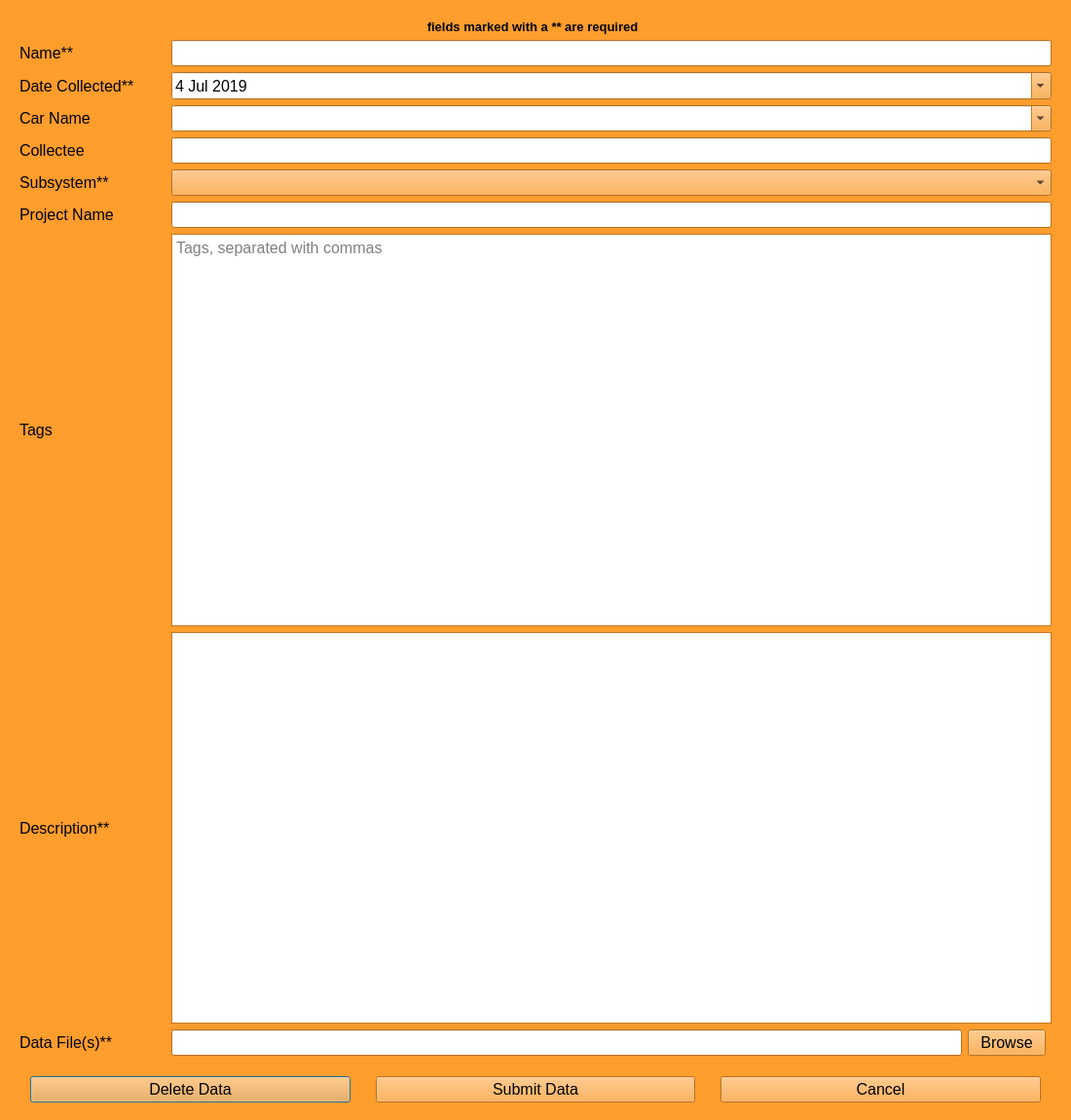
<?xml version="1.0" encoding="UTF-8"?>
<ui version="4.0">
 <class>EditWindow</class>
 <widget class="QDialog" name="EditWindow">
  <property name="geometry">
   <rect>
    <x>0</x>
    <y>0</y>
    <width>1100</width>
    <height>1150</height>
   </rect>
  </property>
  <property name="sizePolicy">
   <sizepolicy hsizetype="Preferred" vsizetype="Preferred">
    <horstretch>0</horstretch>
    <verstretch>0</verstretch>
   </sizepolicy>
  </property>
  <property name="minimumSize">
   <size>
    <width>750</width>
    <height>0</height>
   </size>
  </property>
  <property name="palette">
   <palette>
    <active>
     <colorrole role="WindowText">
      <brush brushstyle="SolidPattern">
       <color alpha="255">
        <red>0</red>
        <green>0</green>
        <blue>0</blue>
       </color>
      </brush>
     </colorrole>
     <colorrole role="Button">
      <brush brushstyle="SolidPattern">
       <color alpha="255">
        <red>255</red>
        <green>157</green>
        <blue>45</blue>
       </color>
      </brush>
     </colorrole>
     <colorrole role="Light">
      <brush brushstyle="SolidPattern">
       <color alpha="255">
        <red>255</red>
        <green>217</green>
        <blue>173</blue>
       </color>
      </brush>
     </colorrole>
     <colorrole role="Midlight">
      <brush brushstyle="SolidPattern">
       <color alpha="255">
        <red>255</red>
        <green>187</green>
        <blue>109</blue>
       </color>
      </brush>
     </colorrole>
     <colorrole role="Dark">
      <brush brushstyle="SolidPattern">
       <color alpha="255">
        <red>127</red>
        <green>78</green>
        <blue>22</blue>
       </color>
      </brush>
     </colorrole>
     <colorrole role="Mid">
      <brush brushstyle="SolidPattern">
       <color alpha="255">
        <red>170</red>
        <green>105</green>
        <blue>30</blue>
       </color>
      </brush>
     </colorrole>
     <colorrole role="Text">
      <brush brushstyle="SolidPattern">
       <color alpha="255">
        <red>0</red>
        <green>0</green>
        <blue>0</blue>
       </color>
      </brush>
     </colorrole>
     <colorrole role="BrightText">
      <brush brushstyle="SolidPattern">
       <color alpha="255">
        <red>255</red>
        <green>255</green>
        <blue>255</blue>
       </color>
      </brush>
     </colorrole>
     <colorrole role="ButtonText">
      <brush brushstyle="SolidPattern">
       <color alpha="255">
        <red>0</red>
        <green>0</green>
        <blue>0</blue>
       </color>
      </brush>
     </colorrole>
     <colorrole role="Base">
      <brush brushstyle="SolidPattern">
       <color alpha="255">
        <red>255</red>
        <green>255</green>
        <blue>255</blue>
       </color>
      </brush>
     </colorrole>
     <colorrole role="Window">
      <brush brushstyle="SolidPattern">
       <color alpha="255">
        <red>255</red>
        <green>157</green>
        <blue>45</blue>
       </color>
      </brush>
     </colorrole>
     <colorrole role="Shadow">
      <brush brushstyle="SolidPattern">
       <color alpha="255">
        <red>0</red>
        <green>0</green>
        <blue>0</blue>
       </color>
      </brush>
     </colorrole>
     <colorrole role="AlternateBase">
      <brush brushstyle="SolidPattern">
       <color alpha="255">
        <red>255</red>
        <green>206</green>
        <blue>150</blue>
       </color>
      </brush>
     </colorrole>
     <colorrole role="ToolTipBase">
      <brush brushstyle="SolidPattern">
       <color alpha="255">
        <red>255</red>
        <green>255</green>
        <blue>220</blue>
       </color>
      </brush>
     </colorrole>
     <colorrole role="ToolTipText">
      <brush brushstyle="SolidPattern">
       <color alpha="255">
        <red>0</red>
        <green>0</green>
        <blue>0</blue>
       </color>
      </brush>
     </colorrole>
    </active>
    <inactive>
     <colorrole role="WindowText">
      <brush brushstyle="SolidPattern">
       <color alpha="255">
        <red>0</red>
        <green>0</green>
        <blue>0</blue>
       </color>
      </brush>
     </colorrole>
     <colorrole role="Button">
      <brush brushstyle="SolidPattern">
       <color alpha="255">
        <red>255</red>
        <green>157</green>
        <blue>45</blue>
       </color>
      </brush>
     </colorrole>
     <colorrole role="Light">
      <brush brushstyle="SolidPattern">
       <color alpha="255">
        <red>255</red>
        <green>217</green>
        <blue>173</blue>
       </color>
      </brush>
     </colorrole>
     <colorrole role="Midlight">
      <brush brushstyle="SolidPattern">
       <color alpha="255">
        <red>255</red>
        <green>187</green>
        <blue>109</blue>
       </color>
      </brush>
     </colorrole>
     <colorrole role="Dark">
      <brush brushstyle="SolidPattern">
       <color alpha="255">
        <red>127</red>
        <green>78</green>
        <blue>22</blue>
       </color>
      </brush>
     </colorrole>
     <colorrole role="Mid">
      <brush brushstyle="SolidPattern">
       <color alpha="255">
        <red>170</red>
        <green>105</green>
        <blue>30</blue>
       </color>
      </brush>
     </colorrole>
     <colorrole role="Text">
      <brush brushstyle="SolidPattern">
       <color alpha="255">
        <red>0</red>
        <green>0</green>
        <blue>0</blue>
       </color>
      </brush>
     </colorrole>
     <colorrole role="BrightText">
      <brush brushstyle="SolidPattern">
       <color alpha="255">
        <red>255</red>
        <green>255</green>
        <blue>255</blue>
       </color>
      </brush>
     </colorrole>
     <colorrole role="ButtonText">
      <brush brushstyle="SolidPattern">
       <color alpha="255">
        <red>0</red>
        <green>0</green>
        <blue>0</blue>
       </color>
      </brush>
     </colorrole>
     <colorrole role="Base">
      <brush brushstyle="SolidPattern">
       <color alpha="255">
        <red>255</red>
        <green>255</green>
        <blue>255</blue>
       </color>
      </brush>
     </colorrole>
     <colorrole role="Window">
      <brush brushstyle="SolidPattern">
       <color alpha="255">
        <red>255</red>
        <green>157</green>
        <blue>45</blue>
       </color>
      </brush>
     </colorrole>
     <colorrole role="Shadow">
      <brush brushstyle="SolidPattern">
       <color alpha="255">
        <red>0</red>
        <green>0</green>
        <blue>0</blue>
       </color>
      </brush>
     </colorrole>
     <colorrole role="AlternateBase">
      <brush brushstyle="SolidPattern">
       <color alpha="255">
        <red>255</red>
        <green>206</green>
        <blue>150</blue>
       </color>
      </brush>
     </colorrole>
     <colorrole role="ToolTipBase">
      <brush brushstyle="SolidPattern">
       <color alpha="255">
        <red>255</red>
        <green>255</green>
        <blue>220</blue>
       </color>
      </brush>
     </colorrole>
     <colorrole role="ToolTipText">
      <brush brushstyle="SolidPattern">
       <color alpha="255">
        <red>0</red>
        <green>0</green>
        <blue>0</blue>
       </color>
      </brush>
     </colorrole>
    </inactive>
    <disabled>
     <colorrole role="WindowText">
      <brush brushstyle="SolidPattern">
       <color alpha="255">
        <red>127</red>
        <green>78</green>
        <blue>22</blue>
       </color>
      </brush>
     </colorrole>
     <colorrole role="Button">
      <brush brushstyle="SolidPattern">
       <color alpha="255">
        <red>255</red>
        <green>157</green>
        <blue>45</blue>
       </color>
      </brush>
     </colorrole>
     <colorrole role="Light">
      <brush brushstyle="SolidPattern">
       <color alpha="255">
        <red>255</red>
        <green>217</green>
        <blue>173</blue>
       </color>
      </brush>
     </colorrole>
     <colorrole role="Midlight">
      <brush brushstyle="SolidPattern">
       <color alpha="255">
        <red>255</red>
        <green>187</green>
        <blue>109</blue>
       </color>
      </brush>
     </colorrole>
     <colorrole role="Dark">
      <brush brushstyle="SolidPattern">
       <color alpha="255">
        <red>127</red>
        <green>78</green>
        <blue>22</blue>
       </color>
      </brush>
     </colorrole>
     <colorrole role="Mid">
      <brush brushstyle="SolidPattern">
       <color alpha="255">
        <red>170</red>
        <green>105</green>
        <blue>30</blue>
       </color>
      </brush>
     </colorrole>
     <colorrole role="Text">
      <brush brushstyle="SolidPattern">
       <color alpha="255">
        <red>127</red>
        <green>78</green>
        <blue>22</blue>
       </color>
      </brush>
     </colorrole>
     <colorrole role="BrightText">
      <brush brushstyle="SolidPattern">
       <color alpha="255">
        <red>255</red>
        <green>255</green>
        <blue>255</blue>
       </color>
      </brush>
     </colorrole>
     <colorrole role="ButtonText">
      <brush brushstyle="SolidPattern">
       <color alpha="255">
        <red>127</red>
        <green>78</green>
        <blue>22</blue>
       </color>
      </brush>
     </colorrole>
     <colorrole role="Base">
      <brush brushstyle="SolidPattern">
       <color alpha="255">
        <red>255</red>
        <green>157</green>
        <blue>45</blue>
       </color>
      </brush>
     </colorrole>
     <colorrole role="Window">
      <brush brushstyle="SolidPattern">
       <color alpha="255">
        <red>255</red>
        <green>157</green>
        <blue>45</blue>
       </color>
      </brush>
     </colorrole>
     <colorrole role="Shadow">
      <brush brushstyle="SolidPattern">
       <color alpha="255">
        <red>0</red>
        <green>0</green>
        <blue>0</blue>
       </color>
      </brush>
     </colorrole>
     <colorrole role="AlternateBase">
      <brush brushstyle="SolidPattern">
       <color alpha="255">
        <red>255</red>
        <green>157</green>
        <blue>45</blue>
       </color>
      </brush>
     </colorrole>
     <colorrole role="ToolTipBase">
      <brush brushstyle="SolidPattern">
       <color alpha="255">
        <red>255</red>
        <green>255</green>
        <blue>220</blue>
       </color>
      </brush>
     </colorrole>
     <colorrole role="ToolTipText">
      <brush brushstyle="SolidPattern">
       <color alpha="255">
        <red>0</red>
        <green>0</green>
        <blue>0</blue>
       </color>
      </brush>
     </colorrole>
    </disabled>
   </palette>
  </property>
  <property name="font">
   <font>
    <family>Arial</family>
    <pointsize>12</pointsize>
   </font>
  </property>
  <property name="windowTitle">
   <string>RIT Baja Database</string>
  </property>
  <property name="windowIcon">
   <iconset>
    <normaloff>../../../../../Pictures/Misc/car logo.jpg</normaloff>../../../../../Pictures/Misc/car logo.jpg</iconset>
  </property>
  <layout class="QGridLayout" name="gridLayout">
   <item row="3" column="0">
    <layout class="QHBoxLayout" name="horizontalLayout">
     <property name="spacing">
      <number>6</number>
     </property>
     <property name="sizeConstraint">
      <enum>QLayout::SetDefaultConstraint</enum>
     </property>
     <item>
      <spacer name="verticalSpacer_5">
       <property name="orientation">
        <enum>Qt::Vertical</enum>
       </property>
       <property name="sizeType">
        <enum>QSizePolicy::Fixed</enum>
       </property>
       <property name="sizeHint" stdset="0">
        <size>
         <width>20</width>
         <height>40</height>
        </size>
       </property>
      </spacer>
     </item>
     <item>
      <widget class="QPushButton" name="deleteBtn">
       <property name="text">
        <string>Delete Data</string>
       </property>
      </widget>
     </item>
     <item>
      <spacer name="verticalSpacer_2">
       <property name="orientation">
        <enum>Qt::Vertical</enum>
       </property>
       <property name="sizeType">
        <enum>QSizePolicy::Fixed</enum>
       </property>
       <property name="sizeHint" stdset="0">
        <size>
         <width>20</width>
         <height>40</height>
        </size>
       </property>
      </spacer>
     </item>
     <item>
      <widget class="QPushButton" name="submitBtn">
       <property name="text">
        <string>Submit Data</string>
       </property>
      </widget>
     </item>
     <item>
      <spacer name="verticalSpacer">
       <property name="orientation">
        <enum>Qt::Vertical</enum>
       </property>
       <property name="sizeType">
        <enum>QSizePolicy::Fixed</enum>
       </property>
       <property name="sizeHint" stdset="0">
        <size>
         <width>20</width>
         <height>40</height>
        </size>
       </property>
      </spacer>
     </item>
     <item>
      <widget class="QPushButton" name="cancelBtn">
       <property name="text">
        <string>Cancel</string>
       </property>
      </widget>
     </item>
     <item>
      <spacer name="verticalSpacer_4">
       <property name="orientation">
        <enum>Qt::Vertical</enum>
       </property>
       <property name="sizeType">
        <enum>QSizePolicy::Fixed</enum>
       </property>
       <property name="sizeHint" stdset="0">
        <size>
         <width>20</width>
         <height>40</height>
        </size>
       </property>
      </spacer>
     </item>
    </layout>
   </item>
   <item row="1" column="0" rowspan="2">
    <widget class="QScrollArea" name="scrollArea">
     <property name="layoutDirection">
      <enum>Qt::LeftToRight</enum>
     </property>
     <property name="frameShape">
      <enum>QFrame::NoFrame</enum>
     </property>
     <property name="frameShadow">
      <enum>QFrame::Plain</enum>
     </property>
     <property name="lineWidth">
      <number>0</number>
     </property>
     <property name="verticalScrollBarPolicy">
      <enum>Qt::ScrollBarAsNeeded</enum>
     </property>
     <property name="horizontalScrollBarPolicy">
      <enum>Qt::ScrollBarAlwaysOff</enum>
     </property>
     <property name="sizeAdjustPolicy">
      <enum>QAbstractScrollArea::AdjustIgnored</enum>
     </property>
     <property name="widgetResizable">
      <bool>true</bool>
     </property>
     <widget class="QWidget" name="scrollAreaWidgetContents">
      <property name="geometry">
       <rect>
        <x>0</x>
        <y>0</y>
        <width>1080</width>
        <height>749</height>
       </rect>
      </property>
      <layout class="QGridLayout" name="gridLayout_2">
       <item row="4" column="3" colspan="3">
        <widget class="QComboBox" name="carDrop">
         <property name="editable">
          <bool>true</bool>
         </property>
        </widget>
       </item>
       <item row="4" column="0">
        <widget class="QLabel" name="carLbl">
         <property name="toolTip">
          <string>What car was this data collected with/for?</string>
         </property>
         <property name="text">
          <string>Car Name</string>
         </property>
         <property name="buddy">
          <cstring>carDrop</cstring>
         </property>
        </widget>
       </item>
       <item row="7" column="0">
        <widget class="QLabel" name="projectLbl">
         <property name="toolTip">
          <string>What project is this for?</string>
         </property>
         <property name="text">
          <string>Project Name</string>
         </property>
         <property name="buddy">
          <cstring>projectEdit</cstring>
         </property>
        </widget>
       </item>
       <item row="8" column="0">
        <widget class="QLabel" name="tagLbl">
         <property name="toolTip">
          <string>Tags for data, separate with commas</string>
         </property>
         <property name="text">
          <string>Tags</string>
         </property>
         <property name="buddy">
          <cstring>tagEdit</cstring>
         </property>
        </widget>
       </item>
       <item row="10" column="4">
        <widget class="QPushButton" name="fileBtn">
         <property name="text">
          <string>Browse</string>
         </property>
        </widget>
       </item>
       <item row="3" column="3" colspan="3">
        <widget class="QDateEdit" name="dateSelect">
         <property name="dateTime">
          <datetime>
           <hour>0</hour>
           <minute>0</minute>
           <second>0</second>
           <year>2019</year>
           <month>7</month>
           <day>4</day>
          </datetime>
         </property>
         <property name="calendarPopup">
          <bool>true</bool>
         </property>
        </widget>
       </item>
       <item row="9" column="3" colspan="3">
        <widget class="QPlainTextEdit" name="descriptionEdit">
         <property name="tabChangesFocus">
          <bool>true</bool>
         </property>
         <property name="readOnly">
          <bool>false</bool>
         </property>
        </widget>
       </item>
       <item row="8" column="3" colspan="3">
        <widget class="QPlainTextEdit" name="tagEdit">
         <property name="tabChangesFocus">
          <bool>true</bool>
         </property>
         <property name="placeholderText">
          <string>Tags, separated with commas</string>
         </property>
        </widget>
       </item>
       <item row="9" column="0">
        <widget class="QLabel" name="descriptionLbl">
         <property name="toolTip">
          <string>What is this data?</string>
         </property>
         <property name="text">
          <string>Description**</string>
         </property>
         <property name="buddy">
          <cstring>descriptionEdit</cstring>
         </property>
        </widget>
       </item>
       <item row="6" column="0">
        <widget class="QLabel" name="subsystemLbl">
         <property name="toolTip">
          <string>What team subgroup is this for?</string>
         </property>
         <property name="text">
          <string>Subsystem**</string>
         </property>
         <property name="buddy">
          <cstring>subsystemDrop</cstring>
         </property>
        </widget>
       </item>
       <item row="5" column="3" colspan="3">
        <widget class="QLineEdit" name="collecteeEdit"/>
       </item>
       <item row="2" column="0">
        <widget class="QLabel" name="nameLbl">
         <property name="toolTip">
          <string>Name for the data</string>
         </property>
         <property name="text">
          <string>Name**</string>
         </property>
         <property name="buddy">
          <cstring>nameEdit</cstring>
         </property>
        </widget>
       </item>
       <item row="3" column="0">
        <widget class="QLabel" name="dateLbl">
         <property name="toolTip">
          <string>When was this data collected?</string>
         </property>
         <property name="text">
          <string>Date Collected**</string>
         </property>
         <property name="buddy">
          <cstring>dateSelect</cstring>
         </property>
        </widget>
       </item>
       <item row="10" column="0">
        <widget class="QLabel" name="fileLbl">
         <property name="toolTip">
          <string>Attatch data file</string>
         </property>
         <property name="text">
          <string>Data File(s)**</string>
         </property>
         <property name="buddy">
          <cstring>fileEdit</cstring>
         </property>
        </widget>
       </item>
       <item row="10" column="3">
        <widget class="QLineEdit" name="fileEdit">
         <property name="readOnly">
          <bool>true</bool>
         </property>
        </widget>
       </item>
       <item row="5" column="0">
        <widget class="QLabel" name="collecteeLbl">
         <property name="toolTip">
          <string>Who Collected the data?</string>
         </property>
         <property name="text">
          <string>Collectee</string>
         </property>
         <property name="buddy">
          <cstring>collecteeEdit</cstring>
         </property>
        </widget>
       </item>
       <item row="2" column="1" rowspan="9">
        <spacer name="verticalSpacer_3">
         <property name="orientation">
          <enum>Qt::Vertical</enum>
         </property>
         <property name="sizeHint" stdset="0">
          <size>
           <width>20</width>
           <height>40</height>
          </size>
         </property>
        </spacer>
       </item>
       <item row="7" column="3" colspan="3">
        <widget class="QLineEdit" name="projectEdit"/>
       </item>
       <item row="6" column="3" colspan="3">
        <widget class="QComboBox" name="subsystemDrop"/>
       </item>
       <item row="2" column="3" colspan="3">
        <widget class="QLineEdit" name="nameEdit"/>
       </item>
       <item row="1" column="0" colspan="5">
        <widget class="QLabel" name="requiredLbl">
         <property name="font">
          <font>
           <pointsize>10</pointsize>
           <weight>75</weight>
           <bold>true</bold>
          </font>
         </property>
         <property name="text">
          <string>fields marked with a ** are required</string>
         </property>
         <property name="alignment">
          <set>Qt::AlignCenter</set>
         </property>
        </widget>
       </item>
      </layout>
     </widget>
    </widget>
   </item>
  </layout>
 </widget>
 <tabstops>
  <tabstop>nameEdit</tabstop>
  <tabstop>dateSelect</tabstop>
  <tabstop>carDrop</tabstop>
  <tabstop>collecteeEdit</tabstop>
  <tabstop>subsystemDrop</tabstop>
  <tabstop>projectEdit</tabstop>
  <tabstop>tagEdit</tabstop>
  <tabstop>descriptionEdit</tabstop>
  <tabstop>fileEdit</tabstop>
  <tabstop>submitBtn</tabstop>
  <tabstop>cancelBtn</tabstop>
  <tabstop>scrollArea</tabstop>
 </tabstops>
 <resources/>
 <connections/>
</ui>
